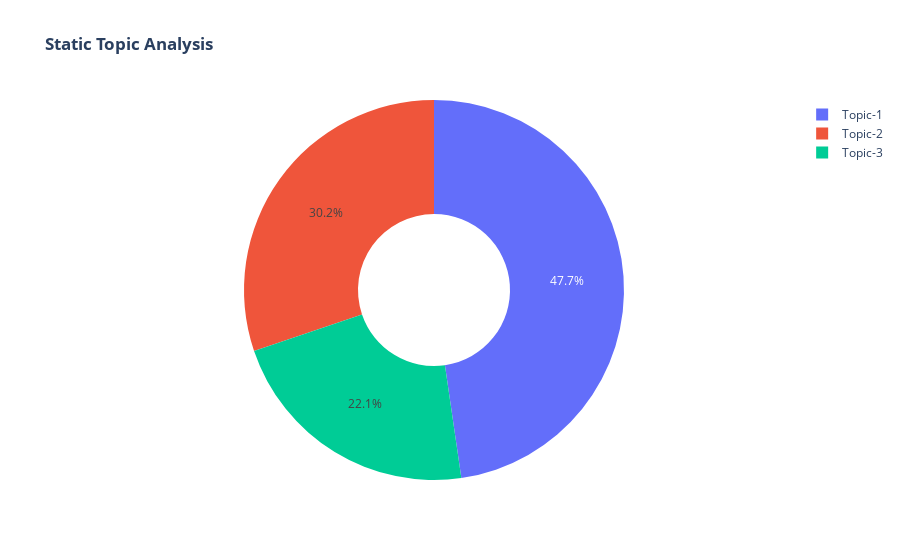

Source (notebook cell):
### Code cell
tm_obj.plot_topics()

### Figure 1 — Plotly figure (JSON) as saved in the notebook; plotly's stock layout.template omitted (floating-point values rounded to 4 significant figures)
{"data": [{"hole": 0.4, "hoverinfo": "label+percent+name", "labels": ["Topic-1", "Topic-2", "Topic-3"], "type": "pie", "values": [47.7, 30.2, 22.1]}], "layout": {"title": {"text": "<b>Static Topic Analysis</b>"}}}
